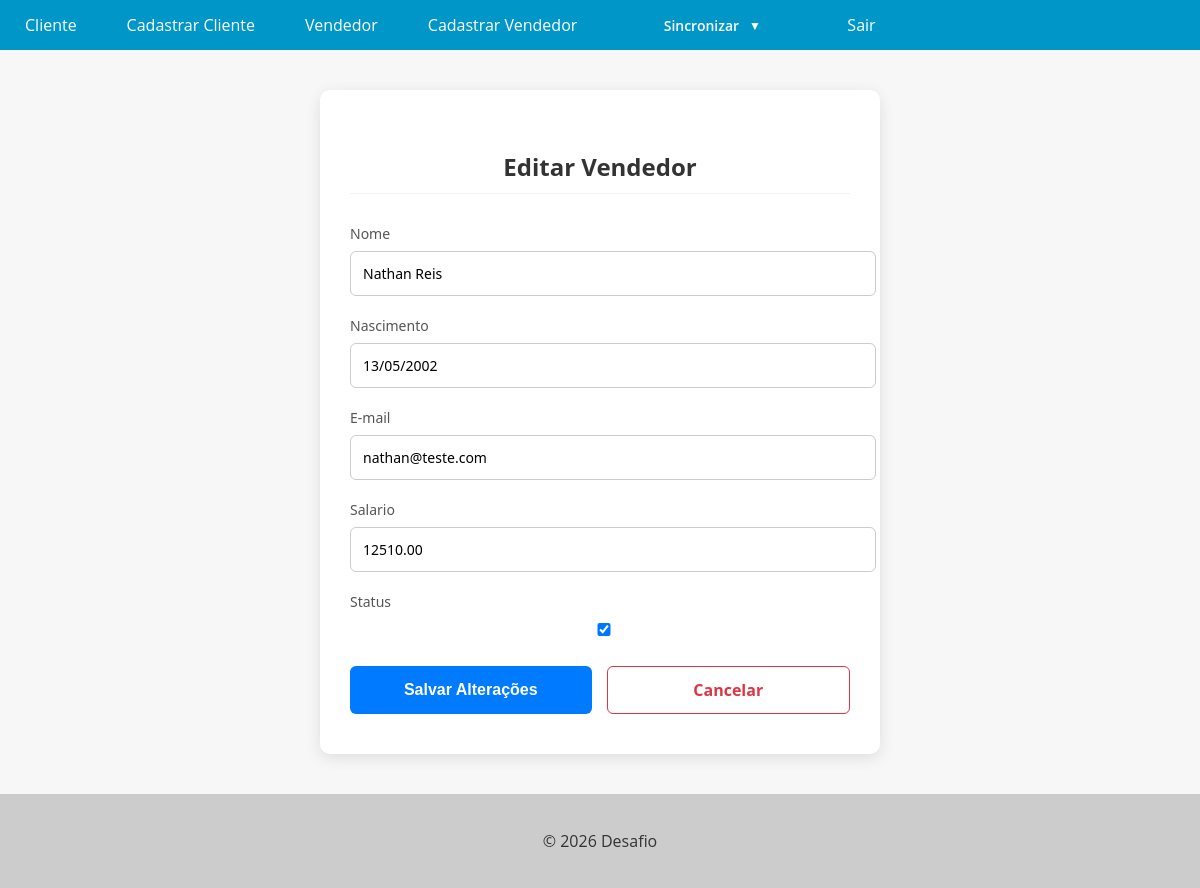
The page /representative_update/4/ (signed in) on the database as committed earlier.
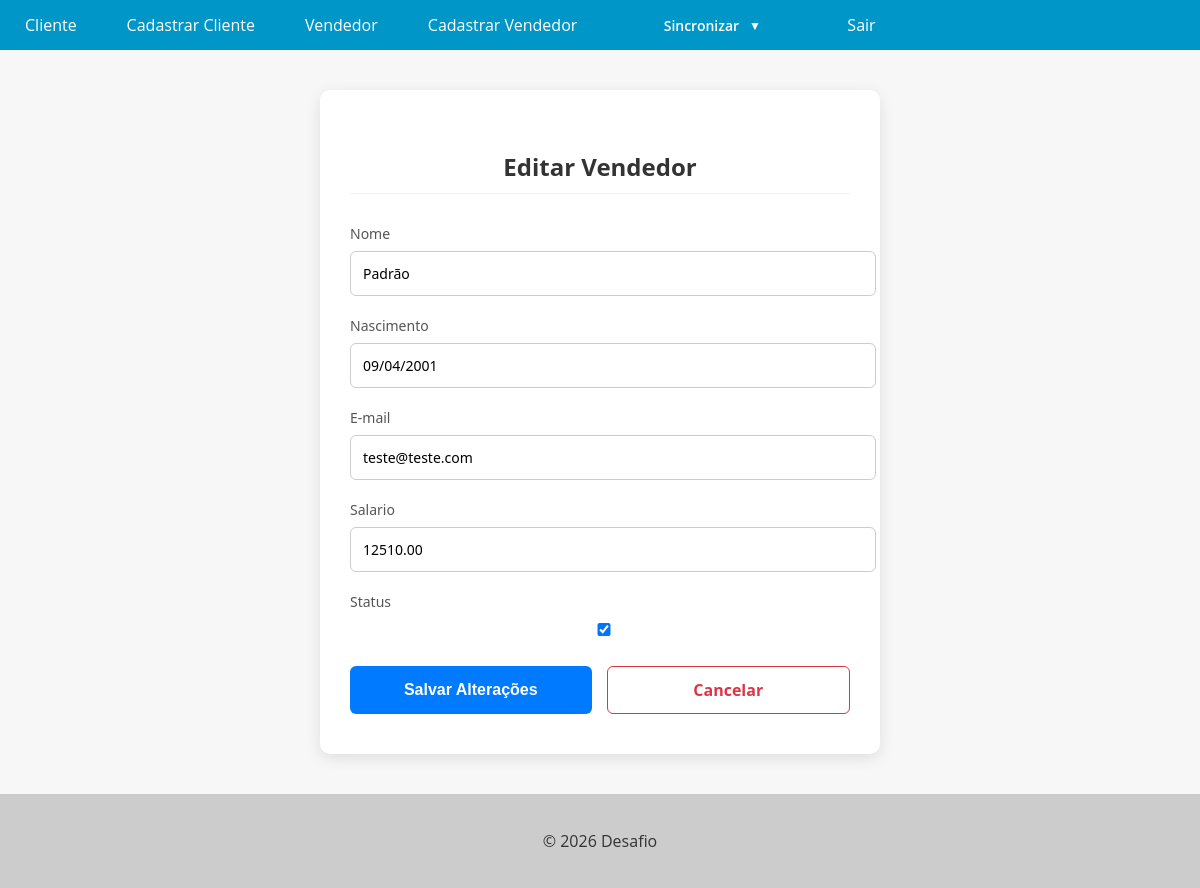
The same page on the database as committed later.
### vendedores/models.py (models this page shows, shortened)
class Representative(models.Model):
    id = models.AutoField(primary_key=True)
    name = models.CharField(max_length=100,verbose_name='Nome')
    birth = models.DateField(blank=True,null= True,verbose_name='Nascimento')
    email = models.EmailField(max_length=254,verbose_name='E-mail')
    salary = models.DecimalField(max_digits=10, decimal_places=2,verbose_name='Salario')
    activate = models.BooleanField(blank=False,null= False,verbose_name='Status')

### vendedores/views.py (the view)
# urls.py: path('representative_update/<int:pk>/', RepresentativeUpdateView.as_view(), name='representative_update'),
@method_decorator(login_required(login_url='login'),name='dispatch')
class RepresentativeUpdateView(UpdateView):
    model = Representative
    form_class = RepresentativeForm
    template_name = 'representative_update.html'
    success_url ='/representative_list/'

### vendedores/forms.py
class RepresentativeForm(forms.ModelForm):
    class Meta:
        model = Representative
        fields = '__all__'

### vendedores/templates/representative_update.html (shortened to what this page needs)
{% extends "base.html" %}
{% block content %}
<div class="form-wrapper">
    <div class="form-container">
        <h2>Editar Vendedor</h2>
        <form method="POST" enctype="multipart/form-data">
            {% for field in form %}
                <div class="input-group">
                    <label for="{{ field.id_for_label }}">{{ field.label }}</label>
                    {{ field }}
                </div>
            {% endfor %}
            <div class="buttons-container">
                <button type="submit" class="btn-submit">Salvar Alterações</button>
                <a href="{% url 'representative_list' %}" class="btn-cancel">Cancelar</a>
            </div>
        </form>
    </div>
</div>
{% endblock %}

Rows that differ between the two databases and show on the page:
changed Representative: name "Nathan Reis" → "Padrão"; birth "13/05/2002" → "09/04/2001"; email "nathan@teste.com" → "teste@teste.com"
